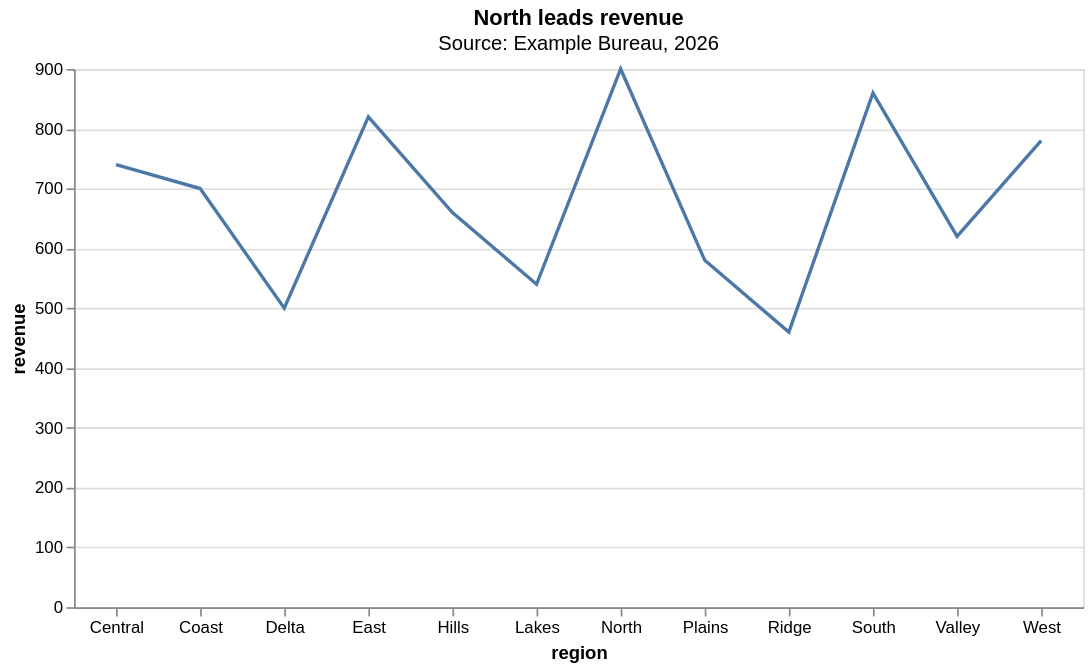

The specification (Vega-Lite) saved for this image:
### Vega-Lite specification from a JSON file in a GitHub repository (floating-point values rounded to 4 significant figures)
{"$schema": "https://vega.github.io/schema/vega-lite/v6.json", "title": {"text": "North leads revenue", "subtitle": "Source: Example Bureau, 2026"}, "data": {"values": [{"region": "North", "revenue": 900, "year": 2025}, {"region": "South", "revenue": 860, "year": 2025}, {"region": "East", "revenue": 820, "year": 2025}, {"region": "West", "revenue": 780, "year": 2025}, {"region": "Central", "revenue": 740, "year": 2025}, {"region": "Coast", "revenue": 700, "year": 2025}, {"region": "Hills", "revenue": 660, "year": 2025}, {"region": "Valley", "revenue": 620, "year": 2025}, {"region": "Plains", "revenue": 580, "year": 2025}, {"region": "Lakes", "revenue": 540, "year": 2025}, {"region": "Delta", "revenue": 500, "year": 2025}, {"region": "Ridge", "revenue": 460, "year": 2025}]}, "mark": "line", "encoding": {"x": {"field": "region", "type": "nominal", "axis": {"labelAngle": 0}}, "y": {"field": "revenue", "type": "quantitative"}}, "width": 600, "height": 320}
